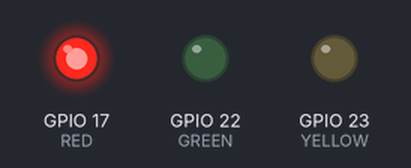
Bench run of a program on a simulated Raspberry Pi (BCM pin numbers). On the bench: output pins drawn as LEDs (lit = HIGH).

Above: at 0.2 s.
At 1.2 s:
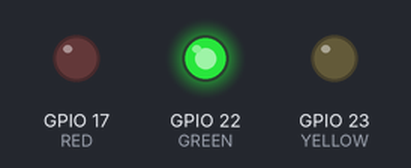
At 3.7 s:
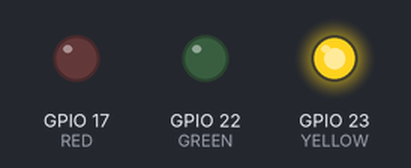
Timing chart, 0 to 4.6 s (numbered marks = the images above):
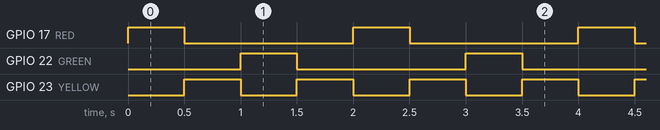

Measured:
- by itself, GPIO 17 (RED), GPIO 22 (GREEN): alternates HIGH for 0.50 s and LOW for 1.5 s
- by itself, GPIO 23 (YELLOW): alternates HIGH for 0.50 s and LOW for 0.50 s
- by itself, everything shown: repeats every 2.0 s, in 4 steps

The program:

traffic-light.py
```python
import RPi.GPIO as GPIO
import time


def TurnOn(led:int):
    GPIO.output(led, GPIO.HIGH)

def TurnOff(led:int):
    GPIO.output(led, GPIO.LOW)


RED = 17
GREEN = 22
YELLOW = 23
GPIO.setmode(GPIO.BCM)

GPIO.setup(RED, GPIO.OUT)
GPIO.setup(GREEN, GPIO.OUT)
GPIO.setup(YELLOW, GPIO.OUT)
try:
    while True:
        TurnOn(RED)
        TurnOff(YELLOW)
        TurnOff(GREEN)

        time.sleep(0.5)

        TurnOff(RED)
        TurnOn(YELLOW)
        TurnOff(GREEN)

        time.sleep(0.5)

        TurnOff(RED)
        TurnOff(YELLOW)
        TurnOn(GREEN)

        time.sleep(0.5)

        TurnOff(RED)
        TurnOn(YELLOW)
        TurnOff(GREEN)

        time.sleep(0.5)

except KeyboardInterrupt:
    print("Shutting down")
finally:
    GPIO.cleanup()
```
